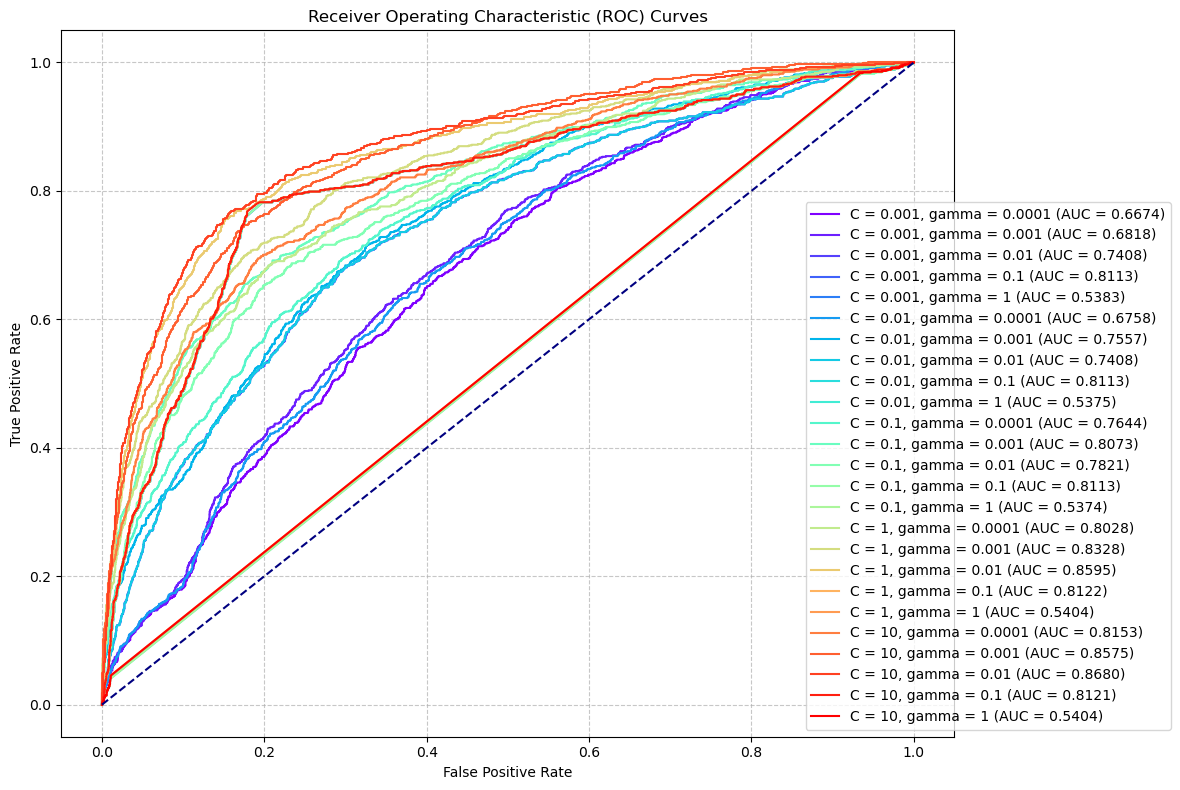
#> input picture auc-roc.png, 1180 x 790 px
$ python -i image_processor.py   (imports and definitions only)
#> lines starting #> are read from the running program, lines starting #| are printed output that depends on the picture; after the words box and inside, x2 and y2 are one past the last pixel; in counts of white or black regions, pixels touching at a corner belong together
import cv2
import numpy as np
from tensorflow.keras.applications.mobilenet_v2 import preprocess_input

class ImageProcessor:
    def __init__(self, target_size=224):
        self.target_size = target_size

    def extract_roi(self, img_rgb):
        gray = cv2.cvtColor(img_rgb, cv2.COLOR_RGB2GRAY)
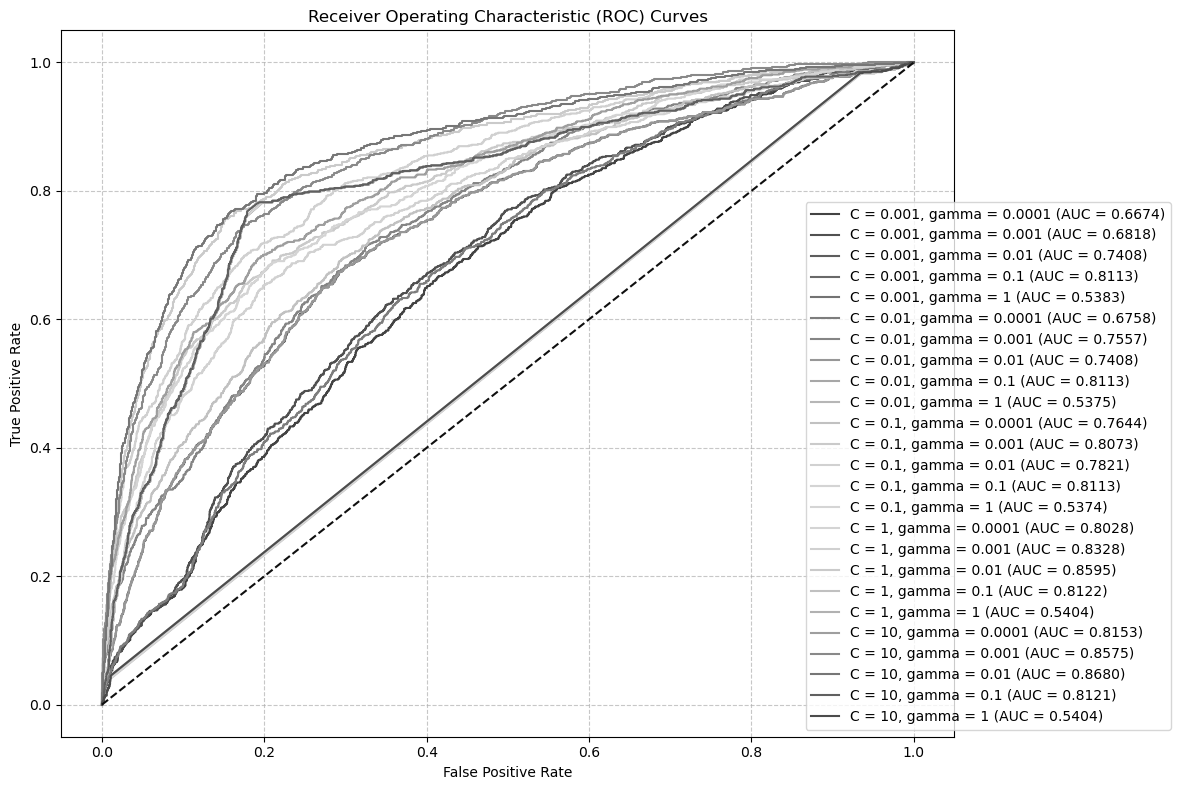
#> gray: shape (790, 1180); min 0, max 255, mean 243.5
        _, thresh = cv2.threshold(gray, 0, 255, cv2.THRESH_BINARY_INV | cv2.THRESH_OTSU)
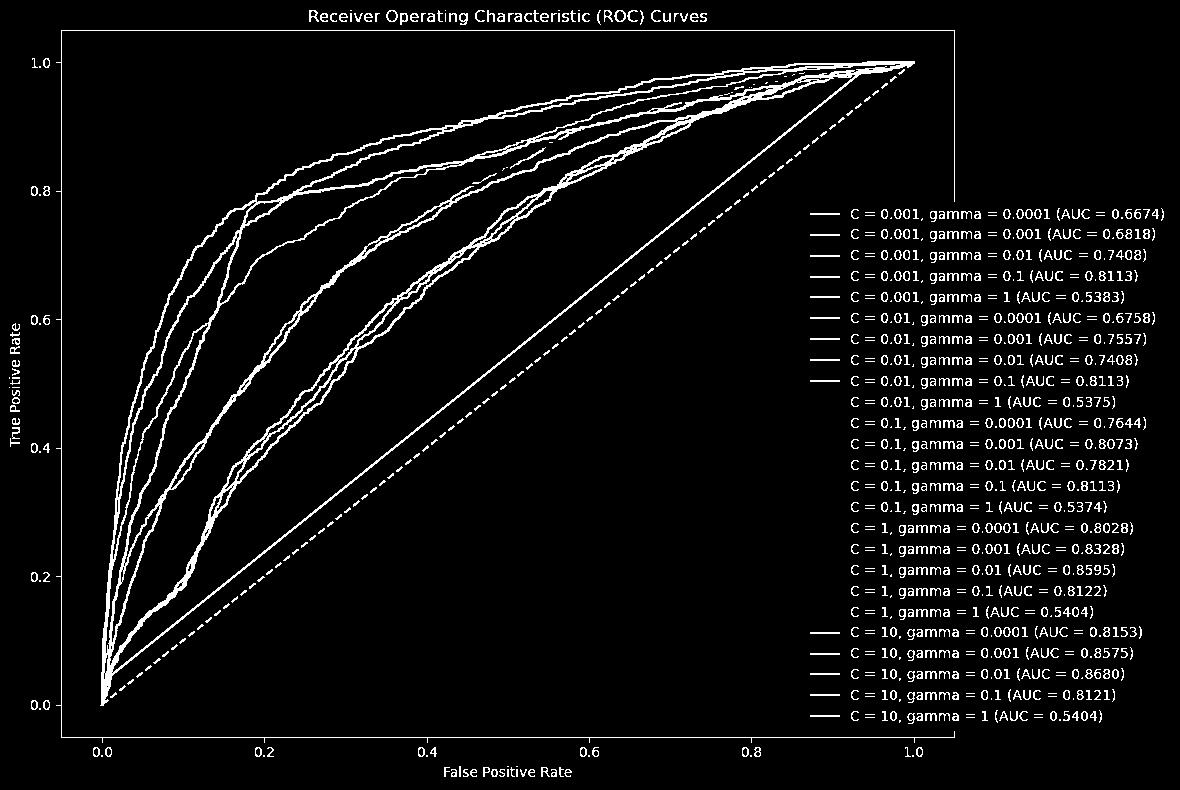
#> thresh: shape (790, 1180); 5.5% white in thin lines or dots
        contours, _ = cv2.findContours(thresh, cv2.RETR_EXTERNAL, cv2.CHAIN_APPROX_SIMPLE)
#> contours = 996 contours, 649 with area under 20; largest, box (x1, y1, x2, y2) and area: (100, 61, 915, 706) 174604, (614, 10, 626, 22) 99, (386, 10, 398, 22) 99, (459, 13, 468, 25) 65, (400, 13, 408, 25) 58
        largest_contour = max(contours, key=cv2.contourArea)
#> largest_contour = contour of 744 points, box (x1, y1, x2, y2) (100, 61, 915, 706), area 174604
        mask = np.zeros(gray.shape, np.uint8)
        cv2.drawContours(mask, [largest_contour], 0, 255, -1)
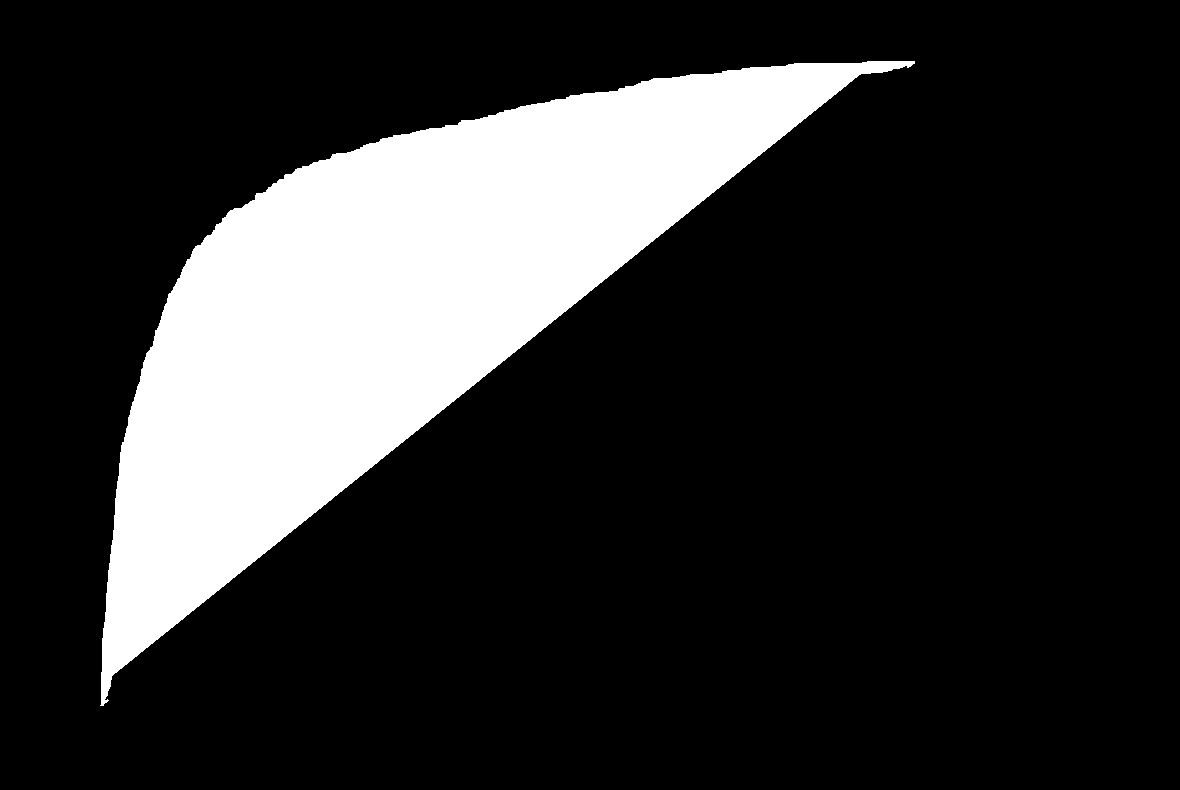
#> mask: shape (790, 1180); 18.8% white; 1 white region, box (x1, y1, x2, y2) and area: (100, 61, 915, 706) 175641
        roi = cv2.bitwise_and(img_rgb, img_rgb, mask=mask)
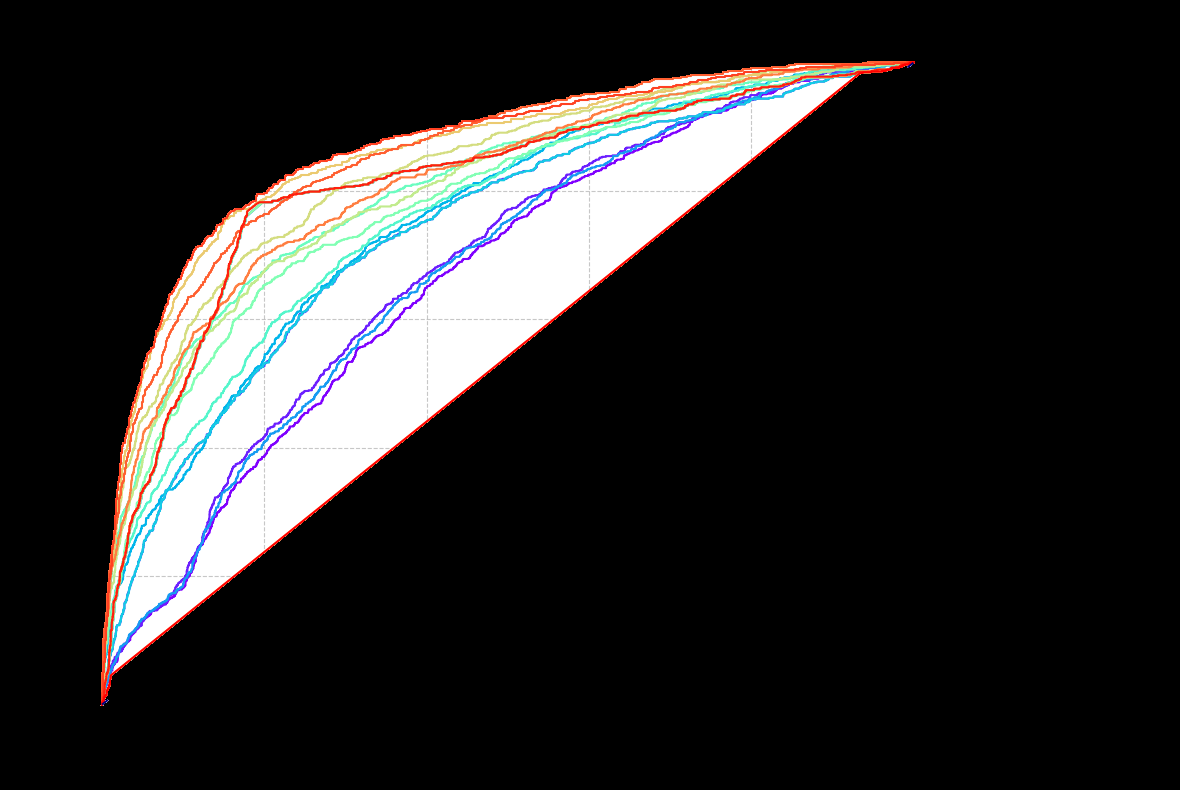
#> roi: shape (790, 1180, 3); mean R, G, B 44.3, 43.4, 43.4
        x, y, w, h = cv2.boundingRect(largest_contour)
#> x = 100; y = 61; w = 815; h = 645
        return roi[y:y+h, x:x+w]
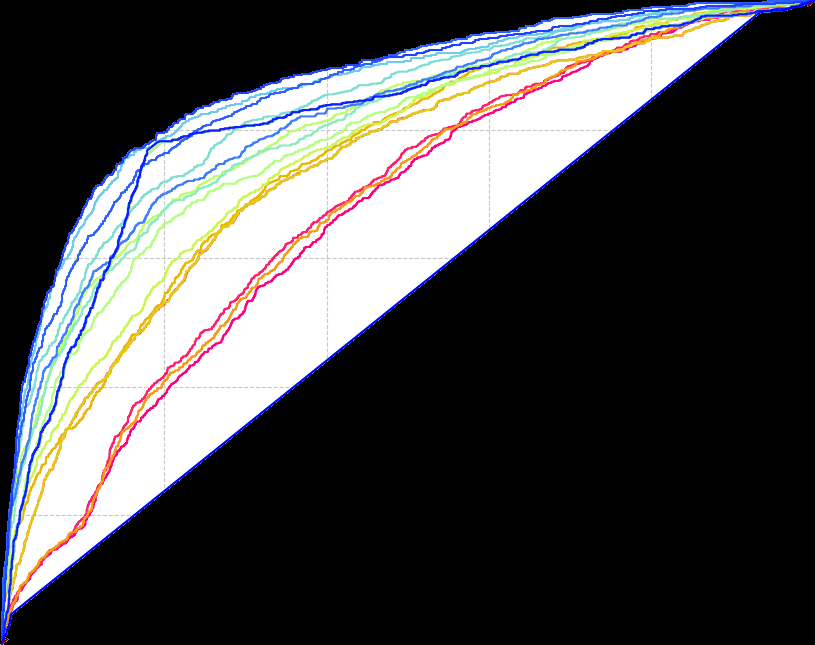
#> returned value: shape (645, 815, 3); mean of channels 0, 1, 2 78.6, 76.9, 76.9; drawn as B, G, R

    def resize_and_pad(self, image):
        old_size = image.shape[:2]
        ratio = float(self.target_size) / max(old_size)
        new_size = tuple([int(x * ratio) for x in old_size])
        resized = cv2.resize(image, (new_size[1], new_size[0]))
        delta_w = self.target_size - new_size[1]
        delta_h = self.target_size - new_size[0]
        top, bottom = delta_h // 2, delta_h - (delta_h // 2)
        left, right = delta_w // 2, delta_w - (delta_w // 2)
        return cv2.copyMakeBorder(resized, top, bottom, left, right, cv2.BORDER_CONSTANT, value=[0, 0, 0])

    def normalize(self, image):
        return preprocess_input(image.astype(np.float32))

>>> import cv2
>>> picture = cv2.cvtColor(cv2.imread('auc-roc.png'), cv2.COLOR_BGR2RGB)
>>> result = ImageProcessor().extract_roi(picture)

$ run again, on linear_svm_recall.png
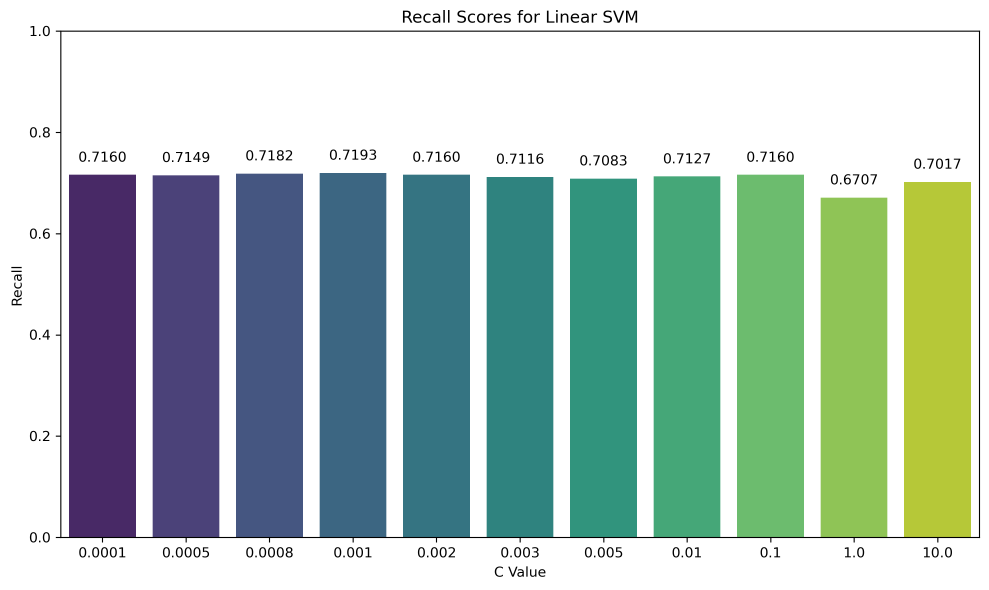
#> input picture linear_svm_recall.png, 2967 x 1768 px (shown at 1/3 size)
#> in extract_roi, `_, thresh = cv2.threshold(gray, 0, 255, cv2.THRESH_BINARY_INV | cv2.TH..`:
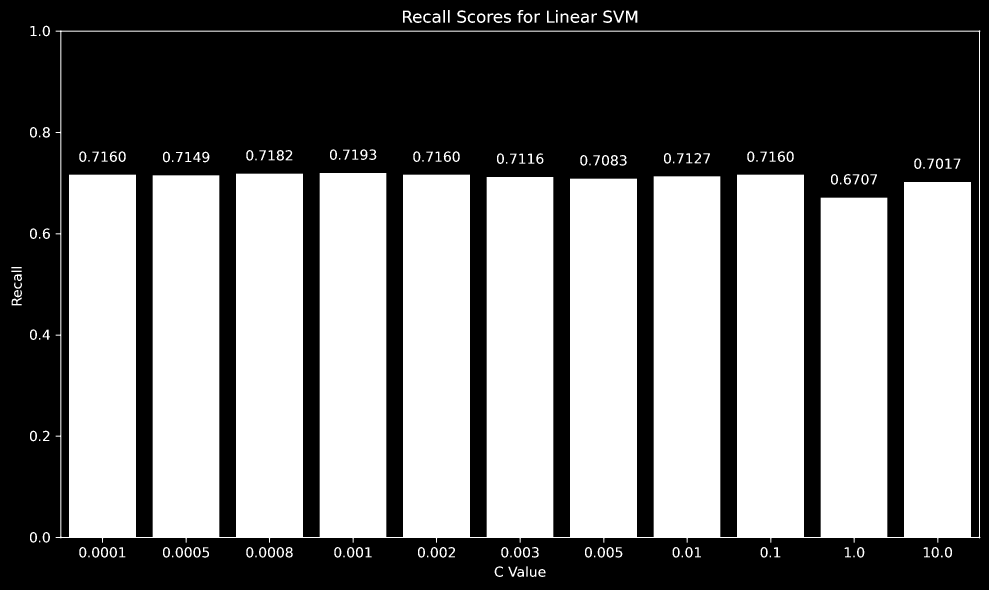
#> thresh: shape (1768, 2967) (shown at 1/3 size); 46.6% white; 174 white regions
#> contours = 108 contours, 17 with area under 20; largest, box (x1, y1, x2, y2) and area: (167, 91, 2941, 1628) 4195475, (1571, 40, 1597, 69) 555, (1209, 32, 1237, 68) 552, (1431, 40, 1456, 69) 548, (1878, 32, 1912, 68) 521
#> largest_contour = contour of 118 points, box (x1, y1, x2, y2) (167, 91, 2941, 1628), area 4195475
#> mask: shape (1768, 2967); 80.1% white; 1 black region, box (x1, y1, x2, y2) and area: (0, 0, 2967, 1768) 1045694
#> x = 167; y = 91; w = 2774; h = 1537
#> in extract_roi, `return roi[y:y+h, x:x+w]`:
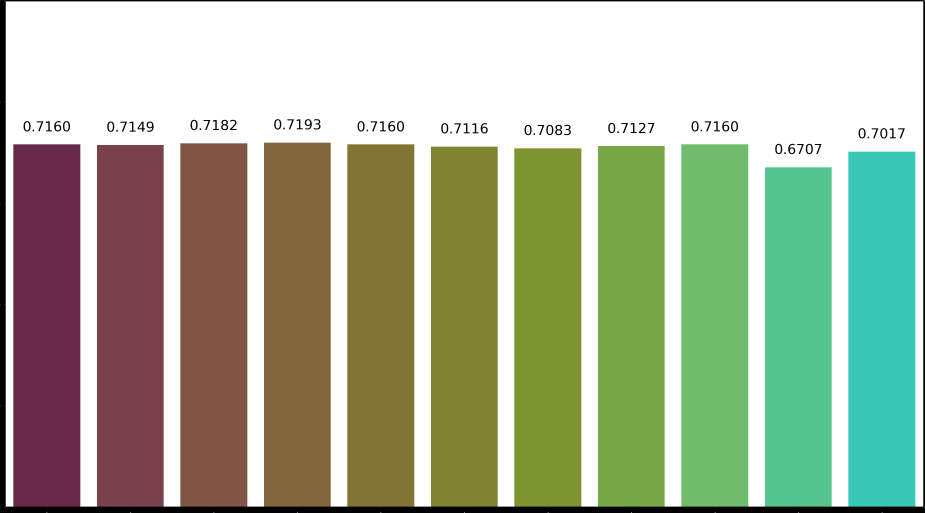
#> returned value: shape (1537, 2774, 3) (shown at 1/3 size); mean of channels 0, 1, 2 153.4, 179.3, 169.4; drawn as B, G, R
